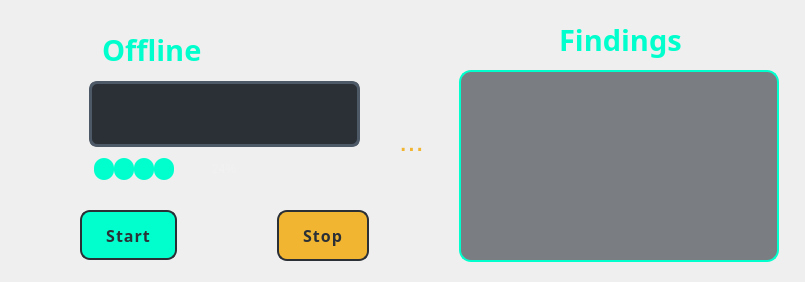
      <widget class="QWidget" name="page_2">
       <layout class="QHBoxLayout" name="horizontalLayout_11">
        <item>
         <widget class="QToolButton" name="toggle_menu_button_offline">
          <property name="styleSheet">
           <string notr="true">/* Base style for the burger menu button */
QToolButton {
    background-color: transparent; /* Transparent background for a clean look */
    border: none; /* Remove any border */
    color: #f1b531; /* Golden Yellow for the icon */
    font-size: 30px; /* Larger font size for prominence */
    width: 40px; /* Adjust width for the button */
    height: 40px; /* Adjust height for the button */
    padding: 5px; /* Adjust padding */
    cursor: pointer; /* Cursor pointer to indicate it's clickable */
    transition: all 0.3s ease-in-out; /* Smooth transition for hover and active states */
}

/* Hover effect for burger menu button */
QToolButton:hover {
    background-color: #4d5966; /* Gunmetal Gray background on hover */
    color: #ffffff; /* White icon for contrast */
    border-radius: 20px; /* Rounded button on hover */
    box-shadow: 0px 4px 8px rgba(0, 0, 0, 0.3); /* Subtle shadow for depth */
}

/* Active (pressed) effect for burger menu button */
QToolButton:pressed {
    background-color: #1f2a44; /* Midnight Blue background when pressed */
    color: #f1b531; /* Golden Yellow icon for contrast */
    transform: scale(0.95); /* Slight shrink for the pressed effect */
    box-shadow: 0px 2px 4px rgba(0, 0, 0, 0.2); /* Subtle shadow for depth */
}
</string>
          </property>
          <property name="text">
           <string/>
          </property>
          <property name="icon">
           <iconset resource="resources.qrc">
            <normaloff>:/icons/icons/MenuButton (2).ico</normaloff>:/icons/icons/MenuButton (2).ico</iconset>
          </property>
          <property name="iconSize">
           <size>
            <width>50</width>
            <height>50</height>
           </size>
          </property>
          <property name="checkable">
           <bool>false</bool>
          </property>
          <property name="popupMode">
           <enum>QToolButton::InstantPopup</enum>
          </property>
          <property name="toolButtonStyle">
           <enum>Qt::ToolButtonIconOnly</enum>
          </property>
          <property name="autoRaise">
           <bool>false</bool>
          </property>
          <property name="arrowType">
           <enum>Qt::NoArrow</enum>
          </property>
         </widget>
        </item>
        <item>
         <widget class="QFrame" name="frame_4">
          <property name="styleSheet">
           <string notr="true">QFrame {
    /* background-color: rgba(43, 48, 55, 0.6); /* Charcoal Black with transparency for a sleek, modern look */
	background-color: transparent;
    /* filter: blur(5px); /* Reduced blur for better clarity */
    height: 100%;
    /* border-radius: 12px; /* Rounded corners for a modern look */
    transition: background-color 0.3s ease, filter 0.3s ease; /* Smooth transitions */
}</string>
          </property>
          <property name="frameShape">
           <enum>QFrame::StyledPanel</enum>
          </property>
          <property name="frameShadow">
           <enum>QFrame::Raised</enum>
          </property>
          <layout class="QVBoxLayout" name="verticalLayout_17">
           <item>
            <layout class="QVBoxLayout" name="verticalLayout_18">
             <item>
              <widget class="QStackedWidget" name="stackedWidget_3">
               <property name="styleSheet">
                <string notr="true">QStackedWidget {
    background-color: transparent; /* Charcoal Black with transparency for a sleek, modern look */
    filter: blur(5px); /* Reduced blur for better clarity */
    height: 100%;
    border-radius: 12px; /* Rounded corners for a modern look */
    transition: background-color 0.3s ease, filter 0.3s ease; /* Smooth transitions */
}</string>
               </property>
               <property name="currentIndex">
                <number>0</number>
               </property>
               <widget class="QWidget" name="page_5">
                <layout class="QVBoxLayout" name="verticalLayout_4">
                 <item>
                  <widget class="QLabel" name="offline_label">
                   <property name="maximumSize">
                    <size>
                     <width>200</width>
                     <height>50</height>
                    </size>
                   </property>
                   <property name="font">
                    <font>
                     <family>Cascadia Code</family>
                     <pointsize>22</pointsize>
                     <weight>75</weight>
                     <italic>false</italic>
                     <bold>true</bold>
                    </font>
                   </property>
                   <property name="styleSheet">
                    <string notr="true">QLabel {
    background-color: transparent; /* Transparent background */
    color: #00ffcc; /* Neon Aqua for the title text */
    padding-left: 5px; /* Padding for alignment */
    font: bold; /* Bold text with larger size for emphasis */
}</string>
                   </property>
                   <property name="text">
                    <string>Offline</string>
                   </property>
                  </widget>
                 </item>
                 <item>
                  <spacer name="verticalSpacer_8">
                   <property name="orientation">
                    <enum>Qt::Vertical</enum>
                   </property>
                   <property name="sizeType">
                    <enum>QSizePolicy::Fixed</enum>
                   </property>
                   <property name="sizeHint" stdset="0">
                    <size>
                     <width>20</width>
                     <height>5</height>
                    </size>
                   </property>
                  </spacer>
                 </item>
                 <item>
                  <widget class="QLabel" name="offline_feed">
                   <property name="sizePolicy">
                    <sizepolicy hsizetype="Expanding" vsizetype="Expanding">
                     <horstretch>0</horstretch>
                     <verstretch>0</verstretch>
                    </sizepolicy>
                   </property>
                   <property name="font">
                    <font>
                     <pointsize>12</pointsize>
                     <weight>75</weight>
                     <bold>true</bold>
                     <strikeout>false</strikeout>
                    </font>
                   </property>
                   <property name="styleSheet">
                    <string notr="true">QLabel {
    background-color: #2b3037; /* Charcoal Black background for a sleek, modern look */
    color: #ffffff; /* White text for visibility */
    border-radius: 8px; /* Rounded corners for a modern appearance */
	border: 3px solid #4d5966;
    /*padding: 10px; /* Padding for content spacing */
}</string>
                   </property>
                   <property name="text">
                    <string/>
                   </property>
                   <property name="textFormat">
                    <enum>Qt::AutoText</enum>
                   </property>
                   <property name="pixmap">
                    <pixmap>:/icons/noVid_icn.png</pixmap>
                   </property>
                   <property name="scaledContents">
                    <bool>false</bool>
                   </property>
                   <property name="alignment">
                    <set>Qt::AlignCenter</set>
                   </property>
                   <property name="wordWrap">
                    <bool>false</bool>
                   </property>
                  </widget>
                 </item>
                 <item>
                  <widget class="QProgressBar" name="offline_progressbar">
                   <property name="styleSheet">
                    <string notr="true">/* General style for QProgressBar */
QProgressBar {
    border: none; /* No border */
    background: transparent; /* Transparent background */
    text-align: center; /* Center text inside the progress bar */
    color: #f1f1f1; /* Light text color */
    padding: 5px; /* Some padding inside the bar */
}

/* Style for the progress indicator (filled part of the bar) */
QProgressBar::chunk {
    background-color: #00ffcc; /* Neon Aqua for the progress chunk */
    border-radius: 10px; /* Rounded edges for the progress chunk */
    width: 20px; /* Minimum width of each progress chunk */
}

/* Style for the text inside the progress bar */
QProgressBar::indicator {
    color: #f1b531; /* Golden Yellow for the text */
    font-weight: bold;
}
</string>
                   </property>
                   <property name="value">
                    <number>24</number>
                   </property>
                  </widget>
                 </item>
                </layout>
               </widget>
              </widget>
             </item>
            </layout>
           </item>
           <item>
            <spacer name="verticalSpacer_12">
             <property name="orientation">
              <enum>Qt::Vertical</enum>
             </property>
             <property name="sizeType">
              <enum>QSizePolicy::Fixed</enum>
             </property>
             <property name="sizeHint" stdset="0">
              <size>
               <width>20</width>
               <height>10</height>
              </size>
             </property>
            </spacer>
           </item>
           <item>
            <layout class="QHBoxLayout" name="horizontalLayout_9">
             <property name="spacing">
              <number>0</number>
             </property>
             <item>
              <widget class="QPushButton" name="offline_start_button">
               <property name="maximumSize">
                <size>
                 <width>150</width>
                 <height>50</height>
                </size>
               </property>
               <property name="font">
                <font>
                 <family>Cascadia Code</family>
                 <pointsize>12</pointsize>
                 <weight>75</weight>
                 <italic>false</italic>
                 <bold>true</bold>
                </font>
               </property>
               <property name="styleSheet">
                <string notr="true">/* Base style for QPushButton */
QPushButton {
    background-color:#00ffcc ; /* Charcoal Black background for a modern, robust feel */
    color: #2b3037; /* Neon Aqua text for a vibrant, futuristic look */
    border: 2px solid #2b3037; /* Neon Aqua border to maintain consistency */
    border-radius: 10px; /* Smooth rounded corners */
    padding: 12px 24px; /* Adjust padding for size */
    /* font: bold 14px &quot;Cascadia Code&quot;, Arial, sans-serif; /* Clean modern font */
    letter-spacing: 1px; /* Slight letter spacing for elegance */
    text-transform: uppercase; /* Capitalized text for emphasis */
    transition: all 0.3s ease; /* Smooth animations */

}

/* Hover effect */
QPushButton:hover {
    background-color: #1f2a44; /* Neon Aqua for the hover background */
    color: #00ffcc; /* Midnight Blue for contrast text */
    border-color: #00ffcc; /* Keep the border the same on hover */
    transform: translateY(-2px); /* Lift the button slightly */
    box-shadow: 0px 8px 15px rgba(0, 255, 204, 0.3); /* Soft glow effect */
}

/* Pressed (clicked) effect */
QPushButton:pressed {
    background-color: #1f2a44; /* Midnight Blue background on press */
    color: #ffffff; /* White text for contrast */
    border-color: #4d5966; /* Gunmetal Gray border on press */
    transform: translateY(2px); /* Slight press effect */
    box-shadow: 0px 4px 8px rgba(0, 0, 0, 0.2); /* Subtle shadow */
}

/* Disabled state */
QPushButton:disabled {
    background-color: #4d5966; /* Gunmetal Gray for disabled state */
    color: #ffffff; /* White text */
    border-color: #4d5966; /* Matching border */
    box-shadow: none; /* No shadow for disabled */
}</string>
               </property>
               <property name="text">
                <string>Start</string>
               </property>
              </widget>
             </item>
             <item>
              <spacer name="horizontalSpacer_4">
               <property name="orientation">
                <enum>Qt::Horizontal</enum>
               </property>
               <property name="sizeType">
                <enum>QSizePolicy::Fixed</enum>
               </property>
               <property name="sizeHint" stdset="0">
                <size>
                 <width>100</width>
                 <height>20</height>
                </size>
               </property>
              </spacer>
             </item>
             <item>
              <widget class="QPushButton" name="offline_stop_button">
               <property name="maximumSize">
                <size>
                 <width>150</width>
                 <height>100</height>
                </size>
               </property>
               <property name="font">
                <font>
                 <family>Cascadia Code</family>
                 <pointsize>12</pointsize>
                 <weight>75</weight>
                 <bold>true</bold>
                </font>
               </property>
               <property name="styleSheet">
                <string notr="true">/* Base style for QPushButton */
QPushButton {
    background-color: #f1b531; /* Charcoal Black background for a modern, robust feel */
    color: #2b3037; /* White text for clarity */
    border: 2px solid #2b3037; /* Golden Yellow border for a vibrant contrast */
    border-radius: 10px; /* Smooth rounded corners */
    padding: 12px 24px; /* Adjust padding for size */
    /* font: bold 14px &quot;Segoe UI&quot;, Arial, sans-serif; /* Clean modern font */
    letter-spacing: 1px; /* Slight letter spacing for elegance */
    text-transform: uppercase; /* Capitalized text for emphasis */
    transition: all 0.3s ease; /* Smooth animations */
}

/* Hover effect */
QPushButton:hover {
    background-color:#1f2a44; /* Golden Yellow for the hover background */
    color:  #f1b531; /* Midnight Blue text for contrast */
    border-color:  #f1b531; /* Softer Golden Yellow border on hover */
    transform: translateY(-2px); /* Lift the button slightly */
    box-shadow: 0px 8px 15px rgba(241, 181, 49, 0.3); /* Soft golden glow effect */
}

/* Pressed (clicked) effect */
QPushButton:pressed {
    background-color: #1f2a44; /* Midnight Blue background on press */
    color: #ffffff; /* White text for contrast */
    border-color: #4d5966; /* Gunmetal Gray border on press */
    transform: translateY(2px); /* Slight press effect */
    box-shadow: 0px 4px 8px rgba(0, 0, 0, 0.2); /* Subtle shadow */
}

/* Disabled state */
QPushButton:disabled {
    background-color: #4d5966; /* Gunmetal Gray for disabled state */
    color: #ffffff; /* White text */
    border-color: #4d5966; /* Matching border */
    box-shadow: none; /* No shadow for disabled */
}</string>
               </property>
               <property name="text">
                <string>Stop</string>
               </property>
              </widget>
             </item>
            </layout>
           </item>
          </layout>
         </widget>
        </item>
        <item>
         <widget class="QToolButton" name="toggle_findings_button_offline">
          <property name="styleSheet">
           <string notr="true">/* Base style for the burger menu button */
QToolButton {
    background-color: transparent; /* Transparent background for a clean look */
    border: none; /* Remove any border */
    color: #f1b531; /* Golden Yellow for the icon */
    font-size: 30px; /* Larger font size for prominence */
    width: 40px; /* Adjust width for the button */
    height: 40px; /* Adjust height for the button */
    padding: 5px; /* Adjust padding */
    cursor: pointer; /* Cursor pointer to indicate it's clickable */
    transition: all 0.3s ease-in-out; /* Smooth transition for hover and active states */
}

/* Hover effect for burger menu button */
QToolButton:hover {
    background-color: #4d5966; /* Gunmetal Gray background on hover */
    color: #ffffff; /* White icon for contrast */
    border-radius: 20px; /* Rounded button on hover */
    box-shadow: 0px 4px 8px rgba(0, 0, 0, 0.3); /* Subtle shadow for depth */
}

/* Active (pressed) effect for burger menu button */
QToolButton:pressed {
    background-color: #1f2a44; /* Midnight Blue background when pressed */
    color: #f1b531; /* Golden Yellow icon for contrast */
    transform: scale(0.95); /* Slight shrink for the pressed effect */
    box-shadow: 0px 2px 4px rgba(0, 0, 0, 0.2); /* Subtle shadow for depth */
}
</string>
          </property>
          <property name="text">
           <string>...</string>
          </property>
          <property name="icon">
           <iconset resource="resources.qrc">
            <normaloff>:/icons/icons/Arrow_R (3).ico</normaloff>:/icons/icons/Arrow_R (3).ico</iconset>
          </property>
          <property name="iconSize">
           <size>
            <width>50</width>
            <height>50</height>
           </size>
          </property>
         </widget>
        </item>
        <item>
         <widget class="QFrame" name="findings_frame_offline">
          <property name="minimumSize">
           <size>
            <width>350</width>
            <height>250</height>
           </size>
          </property>
          <property name="styleSheet">
           <string notr="true">QFrame {
    /* background-color: rgba(43, 48, 55, 0.6); /* Charcoal Black with transparency for a sleek, modern look */
	background-color: transparent;
    filter: blur(5px); /* Reduced blur for better clarity */
    height: 100%;
    border-radius: 12px; /* Rounded corners for a modern look */
    transition: background-color 0.3s ease, filter 0.3s ease; /* Smooth transitions */
}</string>
          </property>
          <property name="frameShape">
           <enum>QFrame::StyledPanel</enum>
          </property>
          <property name="frameShadow">
           <enum>QFrame::Raised</enum>
          </property>
          <layout class="QHBoxLayout" name="horizontalLayout_10">
           <item>
            <layout class="QVBoxLayout" name="verticalLayout_20">
             <property name="spacing">
              <number>5</number>
             </property>
             <item alignment="Qt::AlignHCenter">
              <widget class="QLabel" name="findings_label_offline">
               <property name="font">
                <font>
                 <family>Cascadia Code</family>
                 <pointsize>22</pointsize>
                 <weight>75</weight>
                 <italic>false</italic>
                 <bold>true</bold>
                </font>
               </property>
               <property name="styleSheet">
                <string notr="true">QLabel {
    background-color: transparent; /* Transparent background */
    color: #00ffcc; /* Neon Aqua for the title text */
    padding-left: 5px; /* Padding for alignment */
    font: bold; /* Bold text with larger size for emphasis */
}</string>
               </property>
               <property name="text">
                <string>Findings</string>
               </property>
              </widget>
             </item>
             <item>
              <spacer name="verticalSpacer_6">
               <property name="orientation">
                <enum>Qt::Vertical</enum>
               </property>
               <property name="sizeType">
                <enum>QSizePolicy::Fixed</enum>
               </property>
               <property name="sizeHint" stdset="0">
                <size>
                 <width>20</width>
                 <height>5</height>
                </size>
               </property>
              </spacer>
             </item>
             <item alignment="Qt::AlignHCenter">
              <widget class="QListView" name="offline_listview">
               <property name="minimumSize">
                <size>
                 <width>320</width>
                 <height>0</height>
                </size>
               </property>
               <property name="styleSheet">
                <string notr="true">QListView {
	background-color: rgba(43, 48, 55, 0.6); /* Charcoal Black with transparency for a sleek effect */
	border: 2px solid #00ffcc; /* Neon Aqua border */
}</string>
               </property>
               <property name="wordWrap">
                <bool>true</bool>
               </property>
              </widget>
             </item>
            </layout>
           </item>
          </layout>
         </widget>
        </item>
       </layout>
      </widget>
